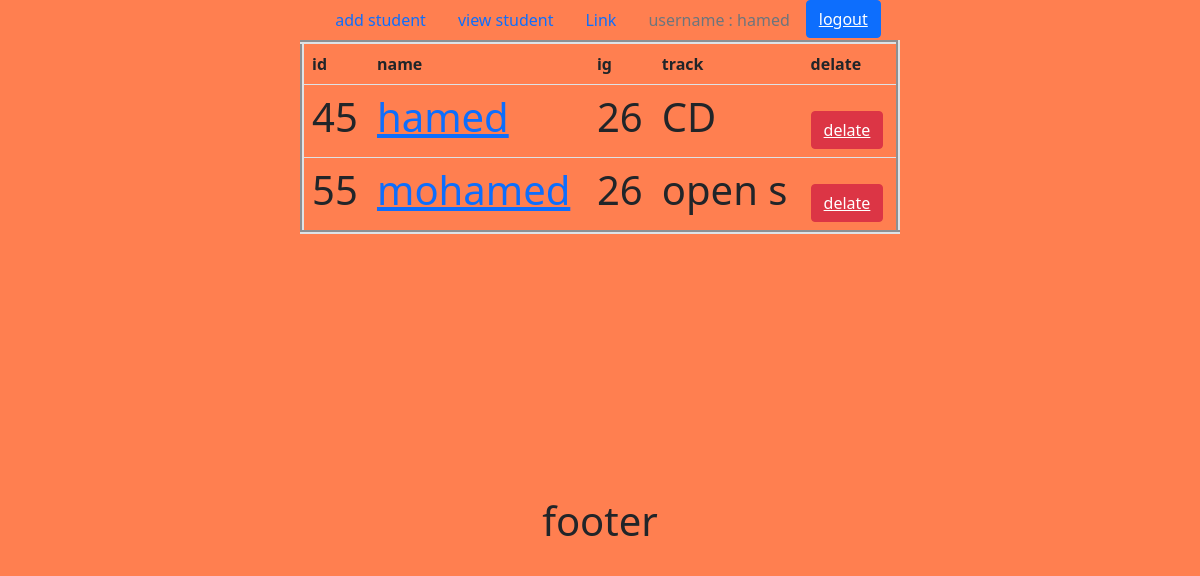
The app's page / (signed in), older data.
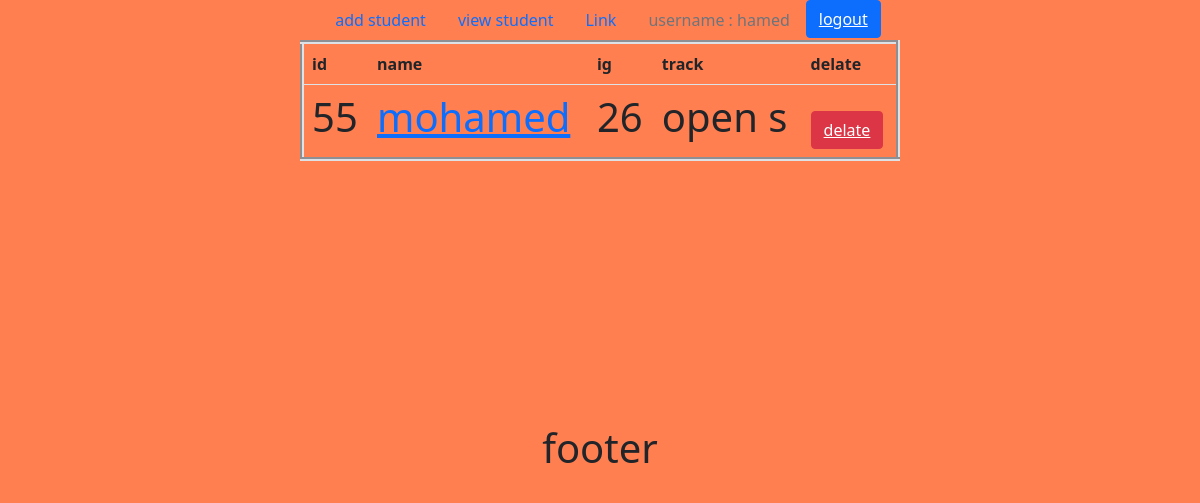
The same page, newer data.
### demo/models.py (models this page shows)
class Students(models.Model):
    id = models.AutoField(primary_key=True)
    name = models.CharField(max_length=50)
    age = models.IntegerField(max_length=6)
    track = models.CharField(max_length=50)

### demo/views.py (the view)
# urls.py: path('', views.file),
def file(request):
    data = Students.objects.all()
    return render(request, 'demo/index1.html', {'data':data})

### templates/demo/index1.html (shortened to what this page needs)
{% load static%}
<!DOCTYPE html>
<html lang="en">
<head>
    <link href="https://cdn.jsdelivr.net/npm/bootstrap@5.1.3/dist/css/bootstrap.min.css" rel="stylesheet"></head>
    <link rel="stylesheet" href="{%static 'css1/style.css' %}">
<body >
{% if user.is_authenticated %}
<ul class="nav justify-content-center Dark">
  <li class="nav-item">
    <a class="nav-link active" aria-current="page" href="{% url 'form2' %}">add student</a>
  </li>
  <li class="nav-item">
    <a class="nav-link" href="{% url 'bac' %}">view student</a>
  </li>
  <li class="nav-item">
    <a class="nav-link" href="#">Link</a>
  </li>
  <li class="nav-item">
    <a class="nav-link disabled">username :  {{user.username}}</a>
  </li>
    <li class="nav-item">
    <button class="btn btn-primary"><a style="color:white" href="{% url 'logout'  %}"> logout</a></button>
  </li>
</ul>
{% endif %}
{% block name %}
{% if user.is_authenticated %}
<table align="center" style="width:50%" border="4" class="table table-striped table-hover">
     <thead>
    <tr>
      <th scope="col">id</th>
      <th scope="col">name</th>
      <th scope="col">ig</th>
        <th scope="col">track</th>
        <th scope="col">delate</th>
    </tr>
     {% for i in data %}
     <tr>
         <td><a ><h1>{{i.id}}</h1></a></td>
         <td><a href="{% url 'lin' i.id%}"><h1>{{i.name}}</h1></a></td>
         <td><h1>{{i.age}}</h1></td>
         <td><h1>{{i.track}}</h1></td>
         <td><button  class="btn btn-danger"><a style="color:white" href="{% url 'delate' i.id%}">delate</a></button></td>
     </tr>
     {% endfor %}
</table>
{% endif %}
{% endblock name %}
<pre>
</pre>
{% if user.is_authenticated %}
<h1 align="center"> footer</h1>
{% endif %}
</body>
</html>

### static/css1/style.css (style rules this page uses)
body { background-color: coral; }

Row changes from the older to the newer data that the page shows:
removed Students: id "45", name "hamed", age "26", track "CD"
